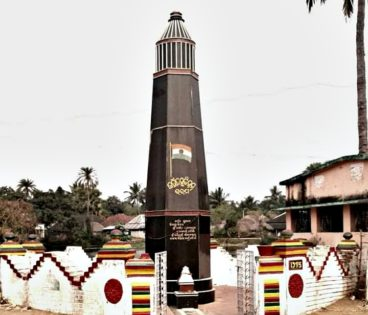
#> input picture TriNetDam/Trinetvision/Chapter-1/ir.jpg, 368 x 315 px
$ jupyter execute 'Chapter-1_ସ୍ୱତନ୍ତ୍ର ସେନା ରକ୍ତତୀର୍ଥ.ipynb'
#> lines starting #> are read from the running program, lines starting #| are printed output that depends on the picture
[cell 1]
'''
 * Copyright (c) 2017 Radhamadhab Dalai
 *
 * Permission is hereby granted, free of charge, to any person obtaining a copy
 * of this software and associated documentation files (the "Software"), to deal
 * in the Software without restriction, including without limitation the rights
 * to use, copy, modify, merge, publish, distribute, sublicense, and/or sell
 * copies of the Software, and to permit persons to whom the Software is
 * furnished to do so, subject to the following conditions:
 *
 * The above copyright notice and this permission notice shall be included in
 * all copies or substantial portions of the Software.
 *
 * THE SOFTWARE IS PROVIDED "AS IS", WITHOUT WARRANTY OF ANY KIND, EXPRESS OR
 * IMPLIED, INCLUDING BUT NOT LIMITED TO THE WARRANTIES OF MERCHANTABILITY,
 * FITNESS FOR A PARTICULAR PURPOSE AND NONINFRINGEMENT. IN NO EVENT SHALL THE
 * AUTHORS OR COPYRIGHT HOLDERS BE LIABLE FOR ANY CLAIM, DAMAGES OR OTHER
 * LIABILITY, WHETHER IN AN ACTION OF CONTRACT, TORT OR OTHERWISE, ARISING FROM,
 * OUT OF OR IN CONNECTION WITH THE SOFTWARE OR THE USE OR OTHER DEALINGS IN
 * THE SOFTWARE.
'''

# Computer Vision Fundamentals

## 1. Introduction to Computer Vision

### 1.1 The Prodigy of Vision

If we pause to reflect detachedly on vision as a sensory ability, we must agree with Ullman that it is prodigious:

> As seeing agents, we are so used to the benefits of vision, and so unaware of how we actually use it, that it took a long time to appreciate the almost miraculous achievements of our visual system. If one tries to adopt a more objective and detached attitude, by considering the visual system as a device that records a band of electromagnetic radiation as an input, and then uses it to gain knowledge about surrounding objects that emit and reflect it, one cannot help but be struck by the richness of information this system provides. (Ullman 1996)

Computer vision was born as a branch of artificial intelligence in the 70s of the last century, essentially as a confluence of pattern recognition, signal and image processing, photogrammetry, perceptual psychology and neurophysiology/brain research, but has since evolved into an autonomous discipline with its own methods, paradigms and problems.

In the modern approach it does not endeavour to replicate human vision. In fact, this attempt would probably be doomed to failure because of the inherent difference between the two hardware. The comparison that is often evoked is that of flight: the efforts to replicate animal flight in history have all failed, while airplanes, with a completely different approach, have solved the problem more than satisfactorily, surpassing in some aspects the birds themselves.

### 1.2 Low-Level Computer Vision

Computer vision is the discipline of computer science concerned with the extraction of information from images. The information can be numerical in nature (e.g., measurements, classifications) or symbolic (e.g., relationships between objects).

## 2. Mathematical Foundations

### 2.1 Image Formation

An image $I$ can be represented as a function that maps spatial coordinates to intensity values:

$$I: \Omega \subset \mathbb{R}^2 \rightarrow \mathbb{R}^n$$

Where:
- $\Omega$ is the spatial domain (usually a rectangle)
- $n=1$ for grayscale images
- $n=3$ for RGB color images

### 2.2 Basic Image Processing Operations

#### 2.2.1 Linear Filtering

Convolution is a fundamental operation in image processing:

$$G(x,y) = (I * K)(x,y) = \sum_{i=-a}^{a}\sum_{j=-b}^{b}I(x-i,y-j)K(i,j)$$

Where:
- $I$ is the input image
- $K$ is the convolution kernel of size $(2a+1) \times (2b+1)$
- $G$ is the filtered output image

#### 2.2.2 Edge Detection

The gradient of an image provides information about edges:

$$\nabla I(x,y) = \begin{bmatrix} \frac{\partial I}{\partial x}(x,y) \\ \frac{\partial I}{\partial y}(x,y) \end{bmatrix}$$

The gradient magnitude is:

$$|\nabla I(x,y)| = \sqrt{\left(\frac{\partial I}{\partial x}\right)^2 + \left(\frac{\partial I}{\partial y}\right)^2}$$

And the gradient direction is:

$$\theta(x,y) = \tan^{-1}\left(\frac{\frac{\partial I}{\partial y}}{\frac{\partial I}{\partial x}}\right)$$

### 2.3 Feature Detection

#### 2.3.1 Harris Corner Detector

The Harris corner detector computes the structure tensor:

$$M = \begin{bmatrix} \sum_{(x,y) \in W} I_x^2 & \sum_{(x,y) \in W} I_x I_y \\ \sum_{(x,y) \in W} I_x I_y & \sum_{(x,y) \in W} I_y^2 \end{bmatrix}$$

Where $I_x$ and $I_y$ are image derivatives and $W$ is a window around the pixel.

The corner response function is:

$$R = \det(M) - k \cdot \text{trace}(M)^2$$

Where $k$ is a tunable parameter (typically 0.04-0.06).

## 3. Image Segmentation

### 3.1 Thresholding

Binary thresholding transforms a grayscale image into a binary one:

$$B(x,y) = \begin{cases}
1 & \text{if } I(x,y) \geq T \\
0 & \text{otherwise}
\end{cases}$$

Where $T$ is the threshold value.

### 3.2 Region Growing

Starting from seed points, regions are grown by adding neighboring pixels that satisfy a homogeneity criterion:

$$R_i = \{p \in I \mid H(p, R_i) < \delta\}$$

Where:
- $R_i$ is region $i$
- $H$ is a homogeneity measure
- $\delta$ is a threshold

## 4. Computer Vision Applications

### 4.1 Image Classification

Given an image $I$, the classification function $f$ maps it to a class label:

$$f(I) = c \in \{1,2,...,K\}$$

Where $K$ is the number of classes.

### 4.2 Object Detection

Object detection involves identifying instances of objects and localizing them with bounding boxes:

$$\{(b_1, c_1, s_1), (b_2, c_2, s_2), ..., (b_n, c_n, s_n)\}$$

Where:
- $b_i = (x_i, y_i, w_i, h_i)$ is the bounding box (position, width, height)
- $c_i$ is the class
- $s_i$ is the confidence score

### 4.3 Optical Flow

Optical flow estimates the apparent motion of objects between consecutive frames:

$$I(x,y,t) = I(x+u\Delta t, y+v\Delta t, t+\Delta t)$$

This leads to the optical flow constraint equation:

$$I_x u + I_y v + I_t = 0$$

Where $(u,v)$ is the flow vector at point $(x,y)$.

## 5. Practical Implementation

```python
import numpy as np
import matplotlib.pyplot as plt
from skimage import io, color, filters

# Load an image
image = io.imread('sample_image.jpg')
if image.shape[-1] == 3:  # Convert to grayscale if colored
    gray_image = color.rgb2gray(image)
else:
    gray_image = image

# Edge detection using Sobel operator
edges_x = filters.sobel_h(gray_image)
edges_y = filters.sobel_v(gray_image)
edges_magnitude = np.sqrt(edges_x**2 + edges_y**2)
edges_direction = np.arctan2(edges_y, edges_x)

# Display results
plt.figure(figsize=(15, 10))

plt.subplot(2, 2, 1)
plt.imshow(gray_image, cmap='gray')
plt.title('Original Image')

plt.subplot(2, 2, 2)
plt.imshow(edges_magnitude, cmap='viridis')
plt.title('Edge Magnitude')

plt.subplot(2, 2, 3)
plt.imshow(edges_x, cmap='viridis')
plt.title('Horizontal Edges')

plt.subplot(2, 2, 4)
plt.imshow(edges_y, cmap='viridis')
plt.title('Vertical Edges')

plt.tight_layout()
plt.show()
```

## 6. Deep Learning for Computer Vision

### 6.1 Convolutional Neural Networks

The core building block of a CNN is the convolution layer. For an input $x$ and kernel $w$, the output feature map is:

$$y_{i,j,k} = \sum_{l=1}^{C_{in}} \sum_{m=0}^{f-1} \sum_{n=0}^{f-1} x_{i+m,j+n,l} \cdot w_{m,n,l,k}$$

Where:
- $C_{in}$ is the number of input channels
- $f$ is the kernel size
- $k$ indexes the output feature maps

### 6.2 Object Detection with Deep Learning

Modern approaches like Faster R-CNN, YOLO, and SSD formulate object detection as a regression and classification problem:

$$L = L_{cls} + \lambda L_{reg}$$

Where:
- $L_{cls}$ is the classification loss
- $L_{reg}$ is the bounding box regression loss
- $\lambda$ balances the two losses

[cell 2]
import numpy as np
import matplotlib.pyplot as plt
from skimage import io, color, filters

# Load an image
image = io.imread('ir.jpg')
#> image is the input picture: shape (315, 368, 3); mean R, G, B 186.1, 178.4, 171.7
if image.shape[-1] == 3:  # Convert to grayscale if colored
    gray_image = color.rgb2gray(image)
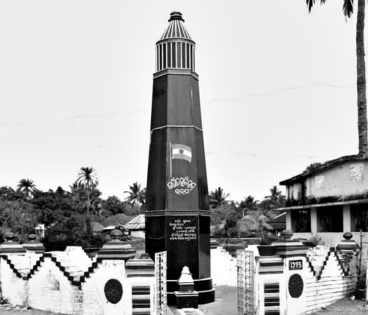
#> gray_image: shape (315, 368) float64; min 0, max 1, mean 0.704
else:
    gray_image = image

# Edge detection using Sobel operator
edges_x = filters.sobel_h(gray_image)
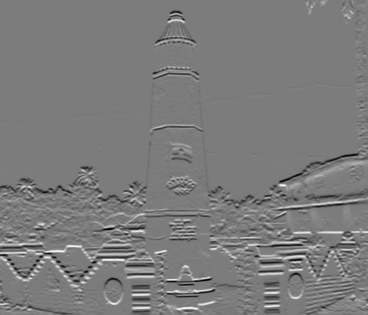
#> edges_x: shape (315, 368) float64; min -0.91, max 0.956, mean -0.00125; drawn with min black and max white
edges_y = filters.sobel_v(gray_image)
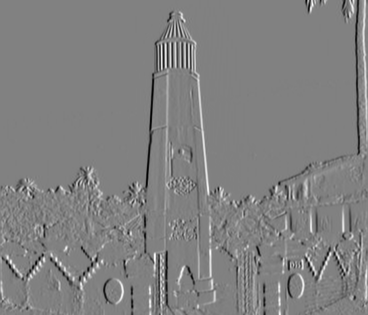
#> edges_y: shape (315, 368) float64; min -0.935, max 0.912, mean -9.75e-05; drawn with min black and max white
edges_magnitude = np.sqrt(edges_x**2 + edges_y**2)
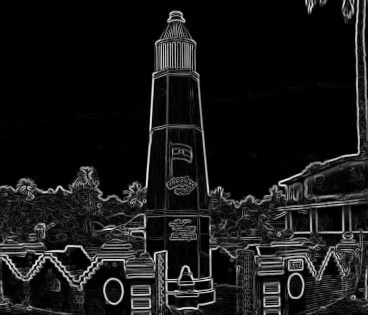
#> edges_magnitude: shape (315, 368) float64; min 0, max 0.956, mean 0.0929
edges_direction = np.arctan2(edges_y, edges_x)
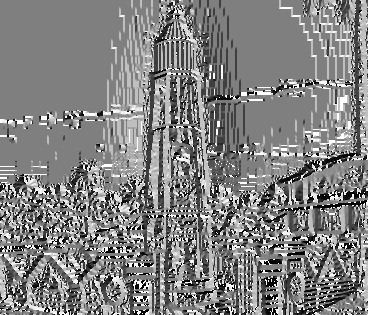
#> edges_direction: shape (315, 368) float64; min -3.14, max 3.14, mean 0.061; drawn with min black and max white

# Display results
plt.figure(figsize=(15, 10))

plt.subplot(2, 2, 1)
plt.imshow(gray_image, cmap='gray')
plt.title('Original Image')

plt.subplot(2, 2, 2)
plt.imshow(edges_magnitude, cmap='viridis')
plt.title('Edge Magnitude')

plt.subplot(2, 2, 3)
plt.imshow(edges_x, cmap='viridis')
plt.title('Horizontal Edges')

plt.subplot(2, 2, 4)
plt.imshow(edges_y, cmap='viridis')
plt.title('Vertical Edges')

plt.tight_layout()
plt.show()
